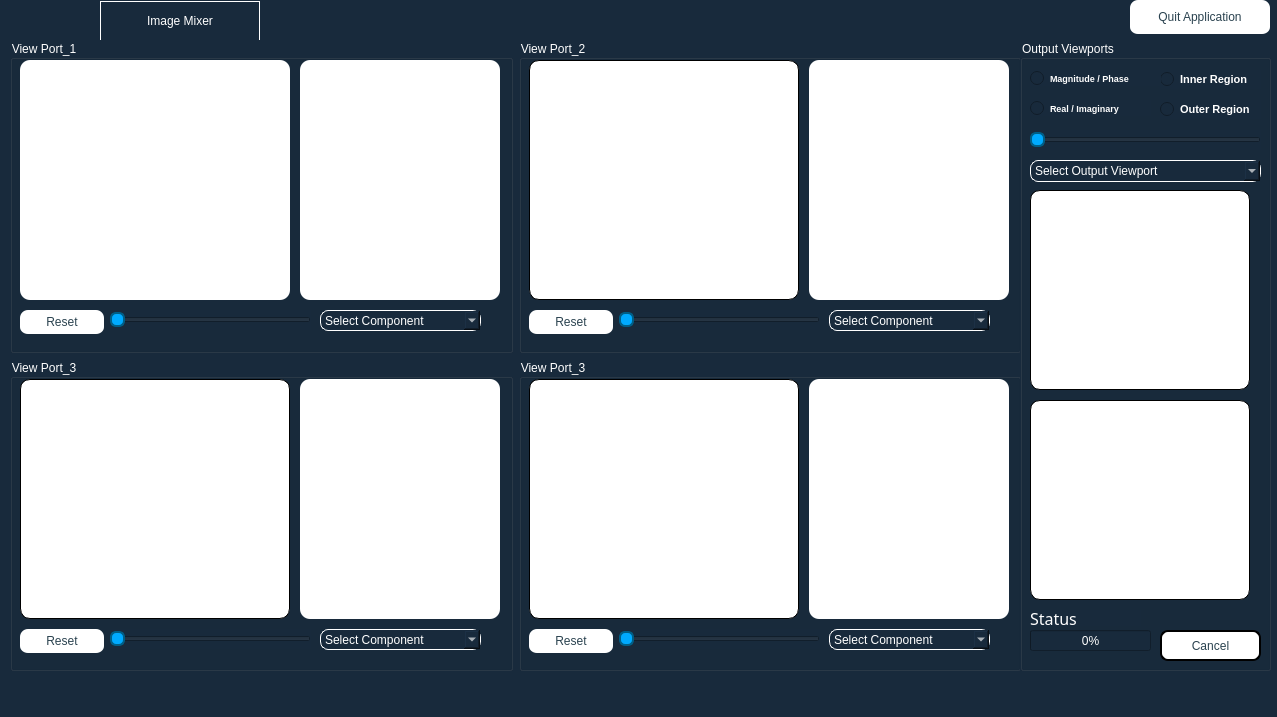
<?xml version="1.0" encoding="UTF-8"?>
<ui version="4.0">
 <class>MainWindow</class>
 <widget class="QMainWindow" name="MainWindow">
  <property name="geometry">
   <rect>
    <x>0</x>
    <y>0</y>
    <width>1277</width>
    <height>717</height>
   </rect>
  </property>
  <property name="windowTitle">
   <string>MainWindow</string>
  </property>
  <property name="styleSheet">
   <string notr="true">background-color: rgb(24,42,60);
color: rgb(255, 255, 255);</string>
  </property>
  <widget class="QWidget" name="centralwidget">
   <widget class="QPushButton" name="quit_button">
    <property name="geometry">
     <rect>
      <x>1130</x>
      <y>0</y>
      <width>140</width>
      <height>35</height>
     </rect>
    </property>
    <property name="cursor">
     <cursorShape>PointingHandCursor</cursorShape>
    </property>
    <property name="styleSheet">
     <string notr="true">QPushButton {
					font: 10pt &quot;Rockwell&quot;;
                      padding: 5px;
				    	 color: rgb(42, 66, 79);
					 background-color: rgb(255, 255, 255);
                      border-bottom: 2px solid transparent;
 					 border-radius:8px;
                        }</string>
    </property>
    <property name="text">
     <string>Quit Application</string>
    </property>
   </widget>
   <widget class="QLabel" name="title_label">
    <property name="geometry">
     <rect>
      <x>100</x>
      <y>1</y>
      <width>160</width>
      <height>40</height>
     </rect>
    </property>
    <property name="styleSheet">
     <string notr="true">QLabel{
	font: 15pt &quot;Rockwell&quot;;
	border: 1px solid white;

}</string>
    </property>
    <property name="text">
     <string>Image Mixer</string>
    </property>
    <property name="scaledContents">
     <bool>false</bool>
    </property>
    <property name="alignment">
     <set>Qt::AlignCenter</set>
    </property>
   </widget>
   <widget class="QLabel" name="title_image">
    <property name="geometry">
     <rect>
      <x>0</x>
      <y>0</y>
      <width>91</width>
      <height>41</height>
     </rect>
    </property>
    <property name="styleSheet">
     <string notr="true"/>
    </property>
    <property name="text">
     <string/>
    </property>
    <property name="pixmap">
     <pixmap>src/fourier.jpg</pixmap>
    </property>
    <property name="scaledContents">
     <bool>true</bool>
    </property>
   </widget>
   <widget class="QWidget" name="layoutWidget">
    <property name="geometry">
     <rect>
      <x>10</x>
      <y>40</y>
      <width>1011</width>
      <height>631</height>
     </rect>
    </property>
    <layout class="QGridLayout" name="gridLayout">
     <item row="1" column="1">
      <widget class="QGroupBox" name="view_port_4">
       <property name="styleSheet">
        <string notr="true">border-color: rgb(0, 0, 0);</string>
       </property>
       <property name="title">
        <string>View Port_3</string>
       </property>
       <widget class="QComboBox" name="comp_selection_4">
        <property name="geometry">
         <rect>
          <x>310</x>
          <y>270</y>
          <width>161</width>
          <height>21</height>
         </rect>
        </property>
        <property name="cursor">
         <cursorShape>PointingHandCursor</cursorShape>
        </property>
        <property name="styleSheet">
         <string notr="true">QComboBox{
			font: 12pt &quot;Modern No. 20&quot;;
			color: white;
			background-color: rgb(24,42,60);
			border: 1px solid white;
			border-radius:8px;
                        }</string>
        </property>
        <item>
         <property name="text">
          <string>Select Component</string>
         </property>
        </item>
       </widget>
       <widget class="QSlider" name="horizontalSlider_4">
        <property name="geometry">
         <rect>
          <x>100</x>
          <y>270</y>
          <width>201</width>
          <height>20</height>
         </rect>
        </property>
        <property name="cursor">
         <cursorShape>PointingHandCursor</cursorShape>
        </property>
        <property name="styleSheet">
         <string notr="true">QSlider::handle:horizontal {
        background: #00aaff;  /* Blue handle */
        border: 2px solid #005f87;  /* Darker border for contrast */
        margin: -10px 0;  /* Adjust to center the handle on the groove */
        border-radius: 6px;
    }</string>
        </property>
        <property name="orientation">
         <enum>Qt::Horizontal</enum>
        </property>
       </widget>
       <widget class="QLabel" name="input_image_4">
        <property name="geometry">
         <rect>
          <x>10</x>
          <y>20</y>
          <width>270</width>
          <height>240</height>
         </rect>
        </property>
        <property name="styleSheet">
         <string notr="true">QLabel {
				    	  color: rgb(42, 66, 79);
                       border-bottom: 2px solid transparent;
					  background-color: rgb(255, 255, 255);
 					  border-radius:10px;
					  border: 1px solid black;
                        }</string>
        </property>
        <property name="text">
         <string/>
        </property>
       </widget>
       <widget class="QLabel" name="FT_components_4">
        <property name="geometry">
         <rect>
          <x>290</x>
          <y>20</y>
          <width>200</width>
          <height>240</height>
         </rect>
        </property>
        <property name="styleSheet">
         <string notr="true">QLabel {
				    	  color: rgb(42, 66, 79);
					  background-color: rgb(255, 255, 255);
 					  border-radius:10px;
                        }</string>
        </property>
        <property name="text">
         <string/>
        </property>
       </widget>
       <widget class="QPushButton" name="reset_button_4">
        <property name="geometry">
         <rect>
          <x>10</x>
          <y>270</y>
          <width>84</width>
          <height>25</height>
         </rect>
        </property>
        <property name="cursor">
         <cursorShape>PointingHandCursor</cursorShape>
        </property>
        <property name="styleSheet">
         <string notr="true">QPushButton {
					font: 10pt &quot;Rockwell&quot;;
                      padding: 5px;
				    	 color: rgb(42, 66, 79);
					 background-color: rgb(255, 255, 255);
                      border-bottom: 2px solid transparent;
 					 border-radius:8px;
                        }</string>
        </property>
        <property name="text">
         <string>Reset</string>
        </property>
       </widget>
      </widget>
     </item>
     <item row="1" column="0">
      <widget class="QGroupBox" name="view_port_3">
       <property name="title">
        <string>View Port_3</string>
       </property>
       <widget class="QComboBox" name="comp_selection_3">
        <property name="geometry">
         <rect>
          <x>310</x>
          <y>270</y>
          <width>161</width>
          <height>21</height>
         </rect>
        </property>
        <property name="cursor">
         <cursorShape>PointingHandCursor</cursorShape>
        </property>
        <property name="styleSheet">
         <string notr="true">QComboBox{
			font: 12pt &quot;Modern No. 20&quot;;
			color: white;
			background-color: rgb(24,42,60);
			border: 1px solid white;
			border-radius:8px;
                        }</string>
        </property>
        <item>
         <property name="text">
          <string>Select Component</string>
         </property>
        </item>
       </widget>
       <widget class="QSlider" name="horizontalSlider_3">
        <property name="geometry">
         <rect>
          <x>100</x>
          <y>270</y>
          <width>201</width>
          <height>20</height>
         </rect>
        </property>
        <property name="cursor">
         <cursorShape>PointingHandCursor</cursorShape>
        </property>
        <property name="styleSheet">
         <string notr="true">QSlider::handle:horizontal {
        background: #00aaff;  /* Blue handle */
        border: 2px solid #005f87;  /* Darker border for contrast */
        margin: -10px 0;  /* Adjust to center the handle on the groove */
        border-radius: 6px;
    }</string>
        </property>
        <property name="orientation">
         <enum>Qt::Horizontal</enum>
        </property>
       </widget>
       <widget class="QLabel" name="input_image_3">
        <property name="geometry">
         <rect>
          <x>10</x>
          <y>20</y>
          <width>270</width>
          <height>240</height>
         </rect>
        </property>
        <property name="styleSheet">
         <string notr="true">QLabel {
				    	  color: rgb(42, 66, 79);
                       border-bottom: 2px solid transparent;
					  background-color: rgb(255, 255, 255);
 					  border-radius:10px;
					  border: 1px solid black;
                        }</string>
        </property>
        <property name="text">
         <string/>
        </property>
       </widget>
       <widget class="QLabel" name="FT_components_3">
        <property name="geometry">
         <rect>
          <x>290</x>
          <y>20</y>
          <width>200</width>
          <height>240</height>
         </rect>
        </property>
        <property name="styleSheet">
         <string notr="true">QLabel {
				    	  color: rgb(42, 66, 79);
					  background-color: rgb(255, 255, 255);
 					  border-radius:10px;
                        }</string>
        </property>
        <property name="text">
         <string/>
        </property>
       </widget>
       <widget class="QPushButton" name="reset_button_3">
        <property name="geometry">
         <rect>
          <x>10</x>
          <y>270</y>
          <width>84</width>
          <height>25</height>
         </rect>
        </property>
        <property name="cursor">
         <cursorShape>PointingHandCursor</cursorShape>
        </property>
        <property name="styleSheet">
         <string notr="true">QPushButton {
					font: 10pt &quot;Rockwell&quot;;
                      padding: 5px;
				    	 color: rgb(42, 66, 79);
					 background-color: rgb(255, 255, 255);
                      border-bottom: 2px solid transparent;
 					 border-radius:8px;
                        }</string>
        </property>
        <property name="text">
         <string>Reset</string>
        </property>
       </widget>
      </widget>
     </item>
     <item row="0" column="0">
      <widget class="QGroupBox" name="view_port_1">
       <property name="title">
        <string>View Port_1</string>
       </property>
       <widget class="QComboBox" name="comp_selection_1">
        <property name="geometry">
         <rect>
          <x>310</x>
          <y>270</y>
          <width>161</width>
          <height>21</height>
         </rect>
        </property>
        <property name="cursor">
         <cursorShape>PointingHandCursor</cursorShape>
        </property>
        <property name="styleSheet">
         <string notr="true">QComboBox{
			font: 12pt &quot;Modern No. 20&quot;;
			color: white;
			background-color: rgb(24,42,60);
			border: 1px solid white;
			border-radius:8px;
                        }</string>
        </property>
        <item>
         <property name="text">
          <string>Select Component</string>
         </property>
        </item>
       </widget>
       <widget class="QSlider" name="horizontalSlider_1">
        <property name="geometry">
         <rect>
          <x>100</x>
          <y>270</y>
          <width>201</width>
          <height>20</height>
         </rect>
        </property>
        <property name="cursor">
         <cursorShape>PointingHandCursor</cursorShape>
        </property>
        <property name="styleSheet">
         <string notr="true">QSlider::handle:horizontal {
        background: #00aaff;  /* Blue handle */
        border: 2px solid #005f87;  /* Darker border for contrast */
        margin: -10px 0;  /* Adjust to center the handle on the groove */
        border-radius: 6px;
    }</string>
        </property>
        <property name="orientation">
         <enum>Qt::Horizontal</enum>
        </property>
       </widget>
       <widget class="QLabel" name="input_image_1">
        <property name="geometry">
         <rect>
          <x>10</x>
          <y>20</y>
          <width>270</width>
          <height>240</height>
         </rect>
        </property>
        <property name="styleSheet">
         <string notr="true">QLabel {
				    	  color: rgb(42, 66, 79);
					  background-color: rgb(255, 255, 255);
 					  border-radius:10px;
                        }</string>
        </property>
        <property name="text">
         <string/>
        </property>
       </widget>
       <widget class="QLabel" name="FT_components_1">
        <property name="geometry">
         <rect>
          <x>290</x>
          <y>20</y>
          <width>200</width>
          <height>240</height>
         </rect>
        </property>
        <property name="styleSheet">
         <string notr="true">QLabel {
				    	  color: rgb(42, 66, 79);
					  background-color: rgb(255, 255, 255);
 					  border-radius:10px;
                        }</string>
        </property>
        <property name="text">
         <string/>
        </property>
       </widget>
       <widget class="QPushButton" name="reset_button_1">
        <property name="geometry">
         <rect>
          <x>10</x>
          <y>270</y>
          <width>84</width>
          <height>25</height>
         </rect>
        </property>
        <property name="cursor">
         <cursorShape>PointingHandCursor</cursorShape>
        </property>
        <property name="styleSheet">
         <string notr="true">QPushButton {
					font: 10pt &quot;Rockwell&quot;;
                      padding: 5px;
				    	 color: rgb(42, 66, 79);
					 background-color: rgb(255, 255, 255);
                      border-bottom: 2px solid transparent;
 					 border-radius:8px;
                        }</string>
        </property>
        <property name="text">
         <string>Reset</string>
        </property>
       </widget>
      </widget>
     </item>
     <item row="0" column="1">
      <widget class="QGroupBox" name="view_port_2">
       <property name="title">
        <string>View Port_2</string>
       </property>
       <widget class="QComboBox" name="comp_selection_2">
        <property name="geometry">
         <rect>
          <x>310</x>
          <y>270</y>
          <width>161</width>
          <height>21</height>
         </rect>
        </property>
        <property name="cursor">
         <cursorShape>PointingHandCursor</cursorShape>
        </property>
        <property name="styleSheet">
         <string notr="true">QComboBox{
			font: 12pt &quot;Modern No. 20&quot;;
			color: white;
			background-color: rgb(24,42,60);
			border: 1px solid white;
			border-radius:8px;
                        }</string>
        </property>
        <item>
         <property name="text">
          <string>Select Component</string>
         </property>
        </item>
       </widget>
       <widget class="QSlider" name="horizontalSlider_2">
        <property name="geometry">
         <rect>
          <x>100</x>
          <y>270</y>
          <width>201</width>
          <height>20</height>
         </rect>
        </property>
        <property name="cursor">
         <cursorShape>PointingHandCursor</cursorShape>
        </property>
        <property name="styleSheet">
         <string notr="true">QSlider::handle:horizontal {
        background: #00aaff;  /* Blue handle */
        border: 2px solid #005f87;  /* Darker border for contrast */
        margin: -10px 0;  /* Adjust to center the handle on the groove */
        border-radius: 6px;
    }</string>
        </property>
        <property name="orientation">
         <enum>Qt::Horizontal</enum>
        </property>
       </widget>
       <widget class="QLabel" name="input_image_2">
        <property name="geometry">
         <rect>
          <x>10</x>
          <y>20</y>
          <width>270</width>
          <height>240</height>
         </rect>
        </property>
        <property name="styleSheet">
         <string notr="true">QLabel {
				    	  color: rgb(42, 66, 79);
                       border-bottom: 2px solid transparent;
					  background-color: rgb(255, 255, 255);
 					  border-radius:10px;
					  border: 1px solid black;
                        }</string>
        </property>
        <property name="text">
         <string/>
        </property>
       </widget>
       <widget class="QLabel" name="FT_components_2">
        <property name="geometry">
         <rect>
          <x>290</x>
          <y>20</y>
          <width>200</width>
          <height>240</height>
         </rect>
        </property>
        <property name="styleSheet">
         <string notr="true">QLabel {
				    	  color: rgb(42, 66, 79);
					  background-color: rgb(255, 255, 255);
 					  border-radius:10px;
                        }</string>
        </property>
        <property name="text">
         <string/>
        </property>
       </widget>
       <widget class="QPushButton" name="reset_button_2">
        <property name="geometry">
         <rect>
          <x>10</x>
          <y>270</y>
          <width>84</width>
          <height>25</height>
         </rect>
        </property>
        <property name="cursor">
         <cursorShape>PointingHandCursor</cursorShape>
        </property>
        <property name="styleSheet">
         <string notr="true">QPushButton {
					font: 10pt &quot;Rockwell&quot;;
                      padding: 5px;
				    	 color: rgb(42, 66, 79);
					 background-color: rgb(255, 255, 255);
                      border-bottom: 2px solid transparent;
 					 border-radius:8px;
                        }</string>
        </property>
        <property name="text">
         <string>Reset</string>
        </property>
       </widget>
      </widget>
     </item>
    </layout>
   </widget>
   <widget class="QWidget" name="layoutWidget">
    <property name="geometry">
     <rect>
      <x>1020</x>
      <y>40</y>
      <width>251</width>
      <height>631</height>
     </rect>
    </property>
    <layout class="QGridLayout" name="gridLayout_3">
     <item row="0" column="0">
      <widget class="QGroupBox" name="output_viewport_2">
       <property name="title">
        <string>Output Viewports</string>
       </property>
       <widget class="QRadioButton" name="outer_region">
        <property name="geometry">
         <rect>
          <x>140</x>
          <y>60</y>
          <width>101</width>
          <height>19</height>
         </rect>
        </property>
        <property name="font">
         <font>
          <pointsize>8</pointsize>
          <weight>75</weight>
          <bold>true</bold>
         </font>
        </property>
        <property name="cursor">
         <cursorShape>PointingHandCursor</cursorShape>
        </property>
        <property name="text">
         <string>Outer Region</string>
        </property>
       </widget>
       <widget class="QRadioButton" name="inner_region">
        <property name="geometry">
         <rect>
          <x>140</x>
          <y>30</y>
          <width>101</width>
          <height>19</height>
         </rect>
        </property>
        <property name="font">
         <font>
          <family>MS Shell Dlg 2</family>
          <pointsize>8</pointsize>
          <weight>75</weight>
          <italic>false</italic>
          <bold>true</bold>
         </font>
        </property>
        <property name="cursor">
         <cursorShape>PointingHandCursor</cursorShape>
        </property>
        <property name="styleSheet">
         <string notr="true"/>
        </property>
        <property name="text">
         <string>Inner Region</string>
        </property>
       </widget>
       <widget class="QProgressBar" name="progressBar">
        <property name="geometry">
         <rect>
          <x>10</x>
          <y>590</y>
          <width>121</width>
          <height>21</height>
         </rect>
        </property>
        <property name="value">
         <number>0</number>
        </property>
       </widget>
       <widget class="QComboBox" name="outputSelectioncomboBox">
        <property name="geometry">
         <rect>
          <x>10</x>
          <y>120</y>
          <width>231</width>
          <height>22</height>
         </rect>
        </property>
        <property name="cursor">
         <cursorShape>PointingHandCursor</cursorShape>
        </property>
        <property name="styleSheet">
         <string notr="true">QComboBox{
			font: 12pt &quot;Modern No. 20&quot;;
			color: white;
			background-color: rgb(24,42,60);
			border: 1px solid white;
			border-radius:8px;
                        }</string>
        </property>
        <item>
         <property name="text">
          <string>Select Output Viewport</string>
         </property>
        </item>
       </widget>
       <widget class="QLabel" name="output_image_1">
        <property name="geometry">
         <rect>
          <x>10</x>
          <y>150</y>
          <width>220</width>
          <height>200</height>
         </rect>
        </property>
        <property name="styleSheet">
         <string notr="true">QLabel {
				    	  color: rgb(42, 66, 79);
                       border-bottom: 2px solid transparent;
					  background-color: rgb(255, 255, 255);
 					  border-radius:10px;
					  border: 1px solid black;
                        }</string>
        </property>
        <property name="text">
         <string/>
        </property>
       </widget>
       <widget class="QLabel" name="output_image_2">
        <property name="geometry">
         <rect>
          <x>10</x>
          <y>360</y>
          <width>220</width>
          <height>200</height>
         </rect>
        </property>
        <property name="styleSheet">
         <string notr="true">QLabel {
				    	  color: rgb(42, 66, 79);
                       border-bottom: 2px solid transparent;
					  background-color: rgb(255, 255, 255);
 					  border-radius:10px;
					  border: 1px solid black;
                        }</string>
        </property>
        <property name="text">
         <string/>
        </property>
       </widget>
       <widget class="QSlider" name="regionSelectionSlider">
        <property name="geometry">
         <rect>
          <x>10</x>
          <y>90</y>
          <width>231</width>
          <height>20</height>
         </rect>
        </property>
        <property name="cursor">
         <cursorShape>PointingHandCursor</cursorShape>
        </property>
        <property name="styleSheet">
         <string notr="true">QSlider::handle:horizontal {
        background: #00aaff;  /* Blue handle */
        border: 2px solid #005f87;  /* Darker border for contrast */
        margin: -10px 0;  /* Adjust to center the handle on the groove */
        border-radius: 6px;
    }</string>
        </property>
        <property name="orientation">
         <enum>Qt::Horizontal</enum>
        </property>
       </widget>
       <widget class="QPushButton" name="cancel_button">
        <property name="geometry">
         <rect>
          <x>140</x>
          <y>590</y>
          <width>101</width>
          <height>31</height>
         </rect>
        </property>
        <property name="cursor">
         <cursorShape>PointingHandCursor</cursorShape>
        </property>
        <property name="styleSheet">
         <string notr="true">QPushButton {
					font: 12pt &quot;Rockwell&quot;;
                      padding: 3px;
				    	 color: rgb(42, 66, 79);
					 background-color: rgb(255, 255, 255);
                      border: 2px solid black;
 					 border-radius:8px;
                        }</string>
        </property>
        <property name="text">
         <string>Cancel</string>
        </property>
       </widget>
       <widget class="QLabel" name="status_label">
        <property name="geometry">
         <rect>
          <x>10</x>
          <y>570</y>
          <width>111</width>
          <height>16</height>
         </rect>
        </property>
        <property name="font">
         <font>
          <family>Modern No. 20</family>
          <pointsize>12</pointsize>
         </font>
        </property>
        <property name="text">
         <string>Status</string>
        </property>
       </widget>
      </widget>
     </item>
    </layout>
   </widget>
   <widget class="QRadioButton" name="real_imaginary">
    <property name="geometry">
     <rect>
      <x>1030</x>
      <y>100</y>
      <width>121</width>
      <height>16</height>
     </rect>
    </property>
    <property name="font">
     <font>
      <pointsize>7</pointsize>
      <weight>75</weight>
      <bold>true</bold>
     </font>
    </property>
    <property name="text">
     <string>Real / Imaginary</string>
    </property>
   </widget>
   <widget class="QRadioButton" name="magnitude_phase">
    <property name="geometry">
     <rect>
      <x>1030</x>
      <y>70</y>
      <width>131</width>
      <height>16</height>
     </rect>
    </property>
    <property name="font">
     <font>
      <pointsize>7</pointsize>
      <weight>75</weight>
      <bold>true</bold>
     </font>
    </property>
    <property name="text">
     <string>Magnitude / Phase</string>
    </property>
   </widget>
  </widget>
  <widget class="QMenuBar" name="menubar">
   <property name="geometry">
    <rect>
     <x>0</x>
     <y>0</y>
     <width>1277</width>
     <height>25</height>
    </rect>
   </property>
  </widget>
  <widget class="QStatusBar" name="statusbar"/>
 </widget>
 <resources>
  <include location="src/title.qrc"/>
 </resources>
 <connections/>
</ui>
